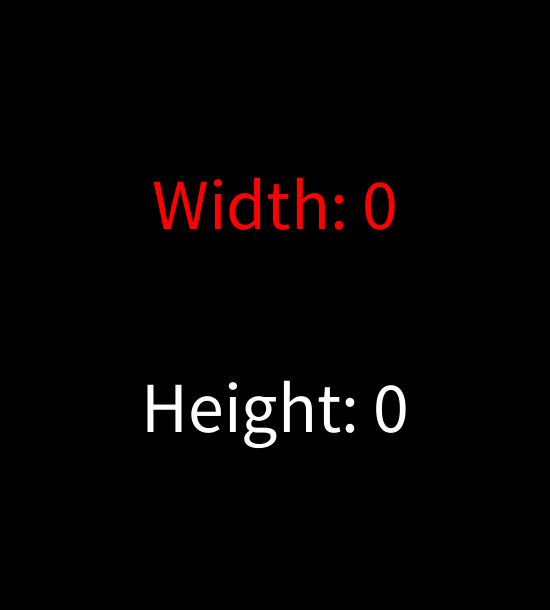
Frame 1 (no input)
Frame 60 (the mouse pressed at the canvas centre just before this capture): identical to frame 1, image omitted
Frame 120 (the mouse held since frame 60 and released just before this capture): identical to frame 1, image omitted

The Processing sketch that drew this single still picture (run headless with seeded random() and noise(); from frame 60 on, the mouse is pressed at the canvas centre):

// Processing sketch: processing_96922
// ── processing_96922.pde

import java.util.PriorityQueue;

boolean createBoard, editingWidth, findingPath, setEnd, setBegin, diag, normCol;
int wide, high, editingType;
float editingStrength;
Arena board;
Tile lastTile, hoverTile;
final int sub = -1, rep = 0, add = 1, MIN_DIM = 4, MAX_DIM = 99;
ArrayList<Path> paths;
PriorityQueue<Path> toSearch;
Path displayedPath;

void setup() {
  size(550, 610);
  createBoard = true;
  editingWidth = true;
  findingPath = false;
  wide = 0;
  high = 0;
  editingStrength = 1;
  editingType = add;
  lastTile = null;
  displayedPath = null;
  diag = false;
  normCol = false;
}

void draw() {
  if (createBoard) {
    background(0);
    textAlign(CENTER, CENTER);
    textSize(72);
    fill((editingWidth? 0xFFFF0000: 255));
    text("Width: " + wide, width/2, height/3);
    fill((!editingWidth? 0xFFFF0000: 255));
    text("Height: " + high, width/2, 2*height/3);
  } 
  else {
    background(0xFF008800);
    int maxDis = max(wide, high);
    noStroke();
    for (int r = 0; r < high;r++) {
      for (int c = 0; c < wide; c++) {
        if (board.isEnd(c, r)) fill(0xFFFF0000);
        else if (board.isStart(c, r)) fill(0xFF00FF00);
        else {
          if (normCol)
            fill(255*(1-board.getNormalizedDepth(c, r)));
          else
            fill(255*(1-board.getDepth(c, r)/PVector.dist(board.getStartVector(), board.getEndVector())));
        }

        rect(c*width/maxDis, 30+r*(height-60)/maxDis, 1+width/maxDis, 1+(height-60)/maxDis);
      }
    }
    noFill();
    stroke(0);
    strokeWeight(1);
    rect(0, 30, wide*width/maxDis, high*(height-60)/maxDis);

    fill(0);
    textAlign(LEFT, TOP);
    text("Diagonal Mode: " + (diag? "ON": "OFF"), 0, 0);
    text("Color Normalized: " + (normCol? "ON": "OFF"), 2*width/3, 0);

    textSize(16);
    textAlign(LEFT, BOTTOM);
    fill(0);
    String et = "";
    if (findingPath) et = "SEARCHING";
    else if (setBegin) et = "BEGINING";
    else if (setEnd) et = "END";
    else if (editingType == add) et = "ADDITION";
    else if (editingType == sub) et = "SUBTRACTION";
    else if (editingType == rep) et = "REPLACE";
    text("Edit type: " + et, 0, height);
    text("Edit strength: " + nfc(editingStrength, 1), width/3, height);
    boolean badHover = hoverTile==null || board.isEnd(hoverTile.getX(), hoverTile.getY()) || board.isStart(hoverTile.getX(), hoverTile.getY());
    text("Tile depth: " + (badHover?"NaN": nfc(hoverTile.getDepth(), 1)), 2*width/3, height);

    if (findingPath && paths != null) {//draw positions
      ellipseMode(CORNER);
      int max = max(high, wide);

      for (Path p: toSearch) {
        if (p.getFinal() != board.getStartTile() && p.getFinal() != board.getEndTile()) {
          Tile fin = p.getFinal();
          stroke(0xFF0000FF);
          noFill();
          ellipseMode(CORNER);
          ellipse(fin.getX()*width/max, 30+fin.getY()*(height-60)/max, width/max, (height-60)/max);
        }
      }

      for (Path p: paths) {
        if (p.getFinal() != board.getStartTile() && p.getFinal() != board.getEndTile()) {
          Tile fin = p.getFinal();
          noStroke();
          float toEndRatio = PVector.dist(new PVector(fin.getX(), fin.getY()), board.getEndVector())/PVector.dist(board.getStartVector(), board.getEndVector());
          fill(255*toEndRatio, 255*(1-toEndRatio), 0, 128);
          ellipse(fin.getX()*width/max, 30+fin.getY()*(height-60)/max, width/max, (height-60)/max);
        }
      }
    }

    if (findingPath && displayedPath != null) {//show path
      ArrayList<Tile> path = displayedPath.getPath();
      int preX=-1, preY=-1, max = max(high, wide);
      int size = 2*min(width/max, (height-60)/max)/3;
      if (3*size/2 > 10) size = 10;
      stroke(0xFFFFFF00);
      strokeWeight(size);
      for (Tile t: path) {
        int newX = t.getX()*width/max + width/(2*max);
        int newY = t.getY()*(height-60)/max + 30+(height-60)/(2*max);
        if (preX != -1 && preY != -1)
          line(preX, preY, newX, newY);
        preX = newX;
        preY = newY;
      }
      fill(0);
      textAlign(LEFT, TOP);
      text("Path Distance: " + displayedPath.getDistance(), width/3, 0);
    }
  }
}

void createNewBoard() {
  board = new Arena(wide, high, new PVector(0, high-1), new PVector(wide-1, 0));
}

void editBoard(int x, int y) {
  switch (editingType) {
  case add: 
    board.addDepth(x, y, editingStrength);
    break;
  case sub: 
    board.addDepth(x, y, -editingStrength);
    break;
  case rep: 
    board.setDepth(x, y, editingStrength);
    break;
  }
}

void addPaths() {
  ArrayList<Tile> adj;
  Path searched;
  if (paths.isEmpty()) {
    adj = board.getAdjacent((int)board.getStartVector().x, (int)board.getStartVector().y, diag);
    searched = new Path(board.getStartTile(),board);
  }
  else {
    searched = toSearch.poll();
    if (searched == null)return;
    adj = board.getAdjacent(searched.getFinal().getX(), searched.getFinal().getY(), diag);
  }
  paths.add(searched);
  for (Tile t: adj) {
    if (t != null && t != board.getStartTile() && !t.hasPath()) {//check if relavent path
      Path newPath = new Path(searched, t,board);

      if (t == board.getEndTile() && displayedPath == null) {//check if done
        displayedPath = newPath;
      }

      if (t.shorterPath(newPath))
        t.setShortPath(newPath);
      toSearch.offer(newPath);
    }
  }
}

void resetPaths() {
  displayedPath = null;
  paths = new ArrayList<Path>();
  toSearch = new PriorityQueue<Path>();
  board.resetPaths();
}

void mousePressed() {
  mouseDragged();
}

void mouseClicked() {
  if (!createBoard && mouseButton == RIGHT) {
    boolean badHover = hoverTile==null || board.isEnd(hoverTile.getX(), hoverTile.getY()) || board.isStart(hoverTile.getX(), hoverTile.getY());
    if (!badHover)editingStrength = hoverTile.getDepth();
  }
}

void mouseDragged() {
  if (!createBoard && !findingPath) {
    if (mouseButton == LEFT) {
      int max = max(high, wide);
      Tile t = board.getTile(mouseX*max/width, (mouseY-30)*max/(height-60));
      if (setBegin) {
        int nX = mouseX*max/width, nY = (mouseY-30)*max/(height-60);
        board.setBegin(nX, nY);
      }
      else if (setEnd) {
        int nX = mouseX*max/width, nY = (mouseY-30)*max/(height-60);
        board.setEnd(nX, nY);
      }
      else if (t != lastTile && mouseY > 30 && mouseX > 0) {
        lastTile = t;
        editBoard(mouseX*max/width, (mouseY-30)*max/(height-60));
      }
    }
  }
}

void mouseReleased() {
  lastTile = null;
}

void mouseMoved() {
  if (!createBoard) {
    int max = max(high, wide);
    hoverTile = board.getTile(mouseX*max/width, (mouseY-30)*max/(height-60));
  }
}

void keyReleased() {
  if (key == 'b' || key == 'B')
    setBegin=false;
  else if (key == 'e' || key == 'E')
    setEnd = false;
}

void keyPressed() {
  if (createBoard) {

    if (key >= '0' && key <= '9') {
      if (editingWidth) {
        wide = 10*wide + (key-'0');
        if (wide > MAX_DIM) wide = MAX_DIM;
      } 
      else {
        high = 10*high + (key - '0');
        if (high > MAX_DIM) high = MAX_DIM;
      }
    } 
    else if (keyCode == BACKSPACE) {
      if (editingWidth) {
        wide /=10;
      } 
      else {
        high /=10;
      }
    } 
    else if (key == TAB || key == '-') {
      editingWidth = !editingWidth;
    } 
    else if (key == '\n') {
      if (wide < MIN_DIM)
        editingWidth = true;
      else if (high < MIN_DIM)
        editingWidth = false;
      else {
        createBoard = false;
        createNewBoard();
      }
    }
  } 
  else if (findingPath) {
    if (key == ' ') addPaths();
    if (key == '\n' || key == '\r') {
      if (displayedPath != null) {
        findingPath = false;
        paths = null;
        toSearch = null;
      } 
      else
        while (displayedPath == null) {
          addPaths();
        }
    }
    if (key == BACKSPACE) {
      createBoard = true;
      findingPath = false;
    }
    else if (key == 'n' || key == 'N')
      normCol = !normCol;
  }
  else {
    if (key == 'a' || key == 'A')
      editingType = add;
    else if (key == 's' || key == 'S')
      editingType = sub;
    else if (key == 'r' || key == 'R')
      editingType = rep;
    else if (key == BACKSPACE)
      createBoard = true;
    else if (key == '1' || key == '-') {
      editingStrength -= .1;
      if (editingStrength < 0) editingStrength = 0;
    }
    else if (key == '2' || key == '+')editingStrength += .1;
    else if (key == '\n' || key == '\r') {
      findingPath = true;
      resetPaths();
      addPaths();
    }
    else if (key == 'b' || key == 'B')
      setBegin=true;
    else if (key == 'e' || key == 'E')
      setEnd = true;
    else if (key == 'd' || key == 'D')
      diag = !diag;
    else if (key == 'n' || key == 'N')
      normCol = !normCol;
  }
}

class Arena {
  final int w, h;
  Tile[][] board;
  PVector st, en;
  float maxDepth, distanceTo;

  Arena(int wide, int high, PVector start, PVector end) {
    w = wide;
    h = high;
    createBoard(start, end);
  }

  void createBoard(PVector start, PVector end) {
    st = start;
    en = end;
    distanceTo = -1;
    board = new Tile[w][h];
    maxDepth = 1;
    for (int x = 0; x < w; x++)
      for (int y = 0; y < h; y++) {
        if (st.x == x && st.y == y)
          board[x][y] = new Tile(1, Tile.START, x, y);
        else if (en.x == x && en.y == y)
          board[x][y] = new Tile(1, Tile.END, x, y);
        else board[x][y] = new Tile(1, Tile.NORM, x, y);
      }
  }

  void addDepth(int x, int y, float addition) {
    if (x < 0 || y < 0 || x >= w || y >= h) return;
    board[x][y].addDepth(addition);
    resetMaxDepth();
  }

  void setDepth(int x, int y, float newDepth) {
    if (x < 0 || y < 0 || x >= w || y >= h) return;
    board[x][y].setDepth(newDepth);
    resetMaxDepth();
  }

  float getDistanceToEnd(int x, int y) {
    return sqrt(sq(x-en.x) + sq(y - en.y));
  }

  void resetMaxDepth() {
    maxDepth = 0;
    for (int x = 0; x < w; x++)
      for (int y = 0; y < h; y++)
        if (board[x][y].getDepth() > maxDepth)
          maxDepth = board[x][y].getDepth();
  }

  void resetPaths() {
    for (int c = 0; c < wide; c++)
      for (int r = 0; r < high; r++)
        board[c][r].setShortPath(null);
  }

  void compareDistanceTo(Path p, ArrayList<Path> usable) {
    if (p.getDistance() < distanceTo || distanceTo == -1) {
      distanceTo = p.getDistance();
      usable.remove(p);
    }
  }

  Tile getTile(int x, int y) {
    if (x < 0 || y < 0 || x >= w || y >= h) return null;
    return board[x][y];
  }

  float getDepth(int x, int y) {
    if (x < 0 || y < 0 || x >= w || y >= h) return -1;
    return board[x][y].getDepth();
  }

  float getNormalizedDepth(int x, int y) {
    if (x < 0 || y < 0 || x >= w || y >= h) return -1;
    return board[x][y].getDepth()/maxDepth;
  }

  boolean isStart(int x, int y) {
    return x == st.x && y == st.y;
  }

  boolean isEnd(int x, int y) {
    return x == en.x && y == en.y;
  }

  void setBegin(int x, int y) {
    x = max(0, x);
    y = max(0, y);
    x = min(wide-1, x);
    y = min(high-1, y);
    PVector nV = new PVector(x, y);
    if(nV.equals(en)) return;
    getStartTile().setType(Tile.NORM);
    st = nV;
    getStartTile().setType(Tile.START);
  }

  void setEnd(int x, int y) {
    x = max(0, x);
    y = max(0, y);
    x = min(wide-1, x);
    y = min(high-1, y);
    PVector nV = new PVector(x, y);
    if(nV.equals(st)) return;
    getEndTile().setType(Tile.NORM);
    en = nV;  
    getEndTile().setType(Tile.END);
  }

  ArrayList<Tile> getAdjacent(int x, int y, boolean diag) {
    ArrayList<Tile> adj = new ArrayList<Tile>();
    if (x > 0) adj.add(getTile(x-1, y));
    if (y > 0) adj.add(getTile(x, y-1));
    if (y < h-1) adj.add(getTile(x, y+1));
    if (x < w-1) adj.add(getTile(x+1, y));
    if (diag) {
      if (x > 0) {
        if (y > 0) adj.add(getTile(x-1, y-1));
        if (y < h-1) adj.add(getTile(x-1, y+1));
      }
      if (x < w-1) {
        if (y > 0) adj.add(getTile(x+1, y-1));
        if (y < h-1) adj.add(getTile(x+1, y+1));
      }
    }
    return adj;
  }

  PVector getEndVector() {
    return en;
  }

  PVector getStartVector() {
    return st;
  }

  Tile getEndTile() {
    return getTile((int)en.x, (int)en.y);
  }

  Tile getStartTile() {
    return getTile((int)st.x, (int)st.y);
  }
}

class Path implements Comparable<Path>{
  ArrayList<Tile> tilePath;
  float distance;
  Arena area;
  
  Path(Tile start, Arena board){//creates "start path"
    tilePath = new ArrayList<Tile>();
    tilePath.add(start);
    distance = 0;
    area = board;
  }
  
  Path(ArrayList<Tile> path, Tile addition, Arena board){
    tilePath = new ArrayList<Tile>();
    for(Tile t: path){
      tilePath.add(t);
      distance += t.getDepth();
    }
    if(addition != null){
      tilePath.add(addition);
      distance += addition.getDepth();
    }
    area = board;
  }
  
  Path(Path previous, Tile addition, Arena board){
    tilePath = new ArrayList<Tile>();
    distance = previous.distance;
    for(Tile t: previous.getPath())
      tilePath.add(t);
    if(addition!= null){
      distance += addition.getDepth();
      tilePath.add(addition);
    }
    area = board;
  }
  
  float getDistance(){
    return distance;
  }
  
  Tile getFinal(){
    return tilePath.get(tilePath.size() - 1);
  }
  
  ArrayList<Tile> getPath(){
    return tilePath;
  }
  
  void addTile(Tile addition){
    tilePath.add(addition);
    distance += addition.getDepth();
  }
  
  int compareTo(Path other){
    float thisDis, othDis;
    thisDis = distance + area.getDistanceToEnd(getFinal().getX(),getFinal().getY());
    othDis = other.distance + area.getDistanceToEnd(other.getFinal().getX(),other.getFinal().getY());
    
    return (thisDis > othDis? 1: (thisDis==othDis? 0: -1));
  }
}
class Tile{
  int x,y;
  float depth;
  String type;
  Path shortPath;
  static final String START = "START", END = "END", NORM = "NORM";
  
  Tile(float depth, String type, int x, int y){
    this.depth = depth;
    this.type = type;
    this.x = x;
    this.y = y;
    shortPath = null;
  }
  
  void addDepth(float addition){
    depth += addition;
    if(depth < 0) depth = 0;
  }
  
  void setDepth(float newDepth){
    depth = newDepth;
    if(depth < 0) depth = 0;
  }
  
  float getDepth(){
    if(type != NORM) return 0;
    return depth;
  }
  
  int getX(){
    return x;
  }
  
  int getY(){
    return y;
  }
  
  boolean hasPath(){
    return shortPath != null;
  }
  
  boolean shorterPath(Path other){
    return !hasPath() || shortPath.getDistance() > other.getDistance();
  }
  
  void setShortPath(Path newPath){
    shortPath = newPath;
  }
  
  String getType(){
    return type;
  }
  
  void setType(String newType){
    type = newType;
  }
}
